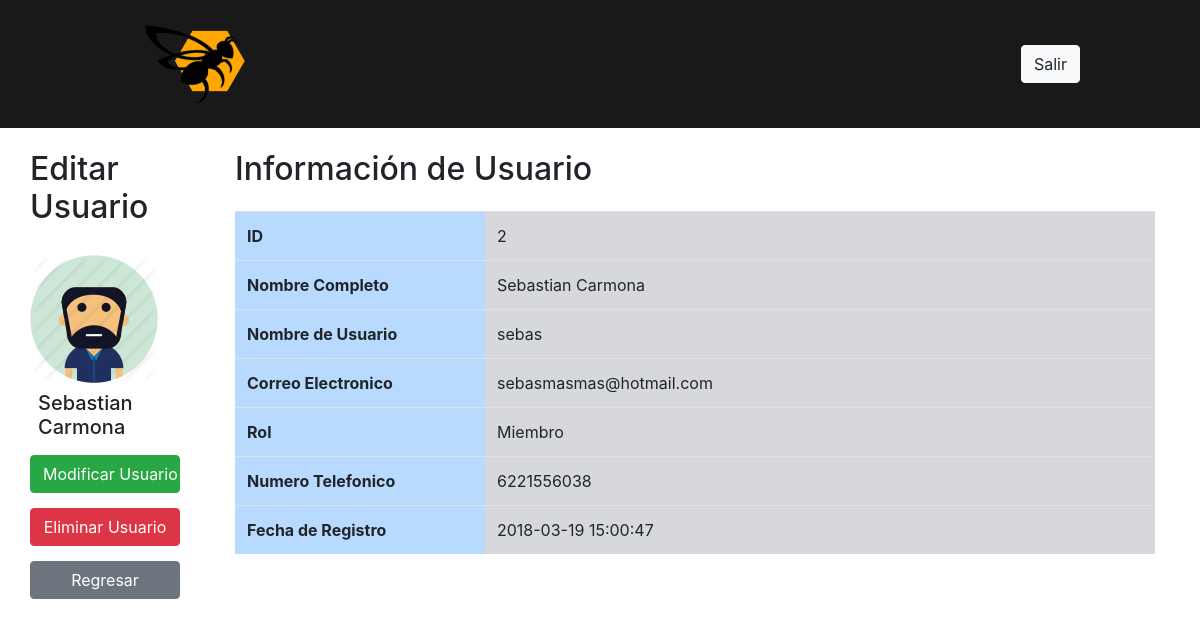
Screenshot of /info_usuario_admin.php?id=2 (signed in) with the database file from the repository.
### tables this page shows
CREATE TABLE `user` (
  `id` int(11) NOT NULL,
  `fullname` varchar(500) NOT NULL,
  `username` varchar(100) NOT NULL,
  `email` varchar(255) NOT NULL,
  `password` varchar(255) NOT NULL,
  `rol` enum('Miembro','Administrador','Repartidor') NOT NULL DEFAULT 'Miembro',
  `phonenumber` varchar(100) DEFAULT NULL,
  `created_at` datetime NOT NULL
);

### info_usuario_admin.php (the view, shortened to what this page needs)
<?php
include "php/conexion.php";
$sql= "select * from user where id = \"$_GET[id]\"";
$query = $con->query($sql);
?>
<!DOCTYPE html>
<html lang="en">
<head>
    <link rel="stylesheet" href="https://maxcdn.bootstrapcdn.com/bootstrap/4.0.0/css/bootstrap.min.css">
</head>
<body>
    <?php include('./includes/header.php'); ?>
    <?php
    while($datos=$query->fetch_array()){
        $id = $datos["id"];
        $nombreCompleto = $datos["fullname"];
        $nombreUsuario = $datos["username"];
        $email = $datos["email"];
        $rol = $datos["rol"];
        $numeroTelefono = $datos["phonenumber"];
        $fechaRegistro = $datos["created_at"];
    }
    ?>
<?php
if($_SESSION["user_rol"]=='Administrador'){
?>
<div class="container">
    <div class="row">
        <div class="col-2">
            <div class="row">
                <h2 style="padding-top:150px">Editar Usuario</h2>
            </div>
            <div class="row">
                <img style="padding-top:20px" src="./img/user_man.png" alt="Imagen de Usuario">
            </div>
            <div class="row">
                <p class="h5 p-2"><?php echo $nombreCompleto?></p>
            </div>
            <div class="row">
                <a href="editar_usuario_admin.php?id=<?php echo $_GET["id"]?>"><button style="width:150px" type="button" class="btn btn-success">Modificar Usuario</button></a>
            </div>
            <div class="row" style="padding-top:15px">
                <a href="eliminar_usuario_admin.php?id=<?php echo $_GET["id"]?>"><button style="width:150px" type="button" class="btn btn-danger">Eliminar Usuario</button></a>
            </div>
            <div class="row" style="padding-top:15px">
                <a href="./home.php"><button style="width:150px" type="button" class="btn btn-secondary">Regresar</button></a>
            </div>
            </div>
        <div class="col" style="padding-top:150px">
            <h2 style="padding-bottom:15px">Información de Usuario</h2>
            <table class="table">
                <tbody>
                    <tr>
                        <th style="width:250px" class="table-primary" scope="row">ID</th>
                        <td class="table-secondary"><?php echo $id?></td>
                    </tr>
                    <tr>
                        <th class="table-primary"scope="row">Nombre Completo</th>
                        <td class="table-secondary"><?php echo $nombreCompleto?></td>
                    </tr>
                    <tr>
                        <th class="table-primary" scope="row">Nombre de Usuario</th>
                        <td class="table-secondary"><?php echo $nombreUsuario?></td>
                    </tr>
                    <tr>
                        <th class="table-primary" scope="row">Correo Electronico</th>
                        <td class="table-secondary"><?php echo $email?></td>
                    </tr>
                    <tr>
                        <th class="table-primary" scope="row">Rol</th>
                        <td class="table-secondary"><?php echo $rol?></td>
                    </tr>
                    <tr>
                        <th class="table-primary" scope="row">Numero Telefonico</th>
                        <td class="table-secondary"><?php echo $numeroTelefono?></td>
                    </tr>
                    <tr>
                        <th class="table-primary" scope="row">Fecha de Registro</th>
                        <td class="table-secondary"><?php echo $fechaRegistro?></td>
                    </tr>
                </tbody>
            </table>
        </div>
    </div>
</div>
<?php
}
?>
</body>
</html>

### rows the page displays
user: fullname "Sebastian Carmona", id "2", username "sebas", email "sebasmasmas@hotmail.com", rol "Miembro", phonenumber "6221556038", created_at "2018-03-19 15:00:47"
